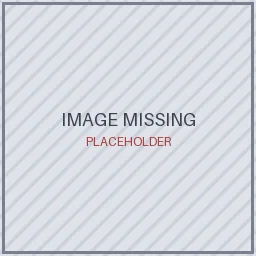
#> input picture assets/placeholders/placeholder-generic.webp, 256 x 256 px
$ python -i build-assets.py   (imports and definitions only)
#> lines starting #> are read from the running program, lines starting #| are printed output that depends on the picture; after the words box and inside, x2 and y2 are one past the last pixel; in counts of white or black regions, pixels touching at a corner belong together
#> further down, picture is the input picture: PIL image 256x256 RGB; mean R, G, B 211.7, 215.7, 222.6
"""build-assets.py - builds the game's runtime art in assets/ from the parent Superfans folder.

Re-runnable. Reads (never writes) ../images, ../Rulebook/assets, ../AI-Art, ../TTS, ../Sell Sheet and, via
psd_tools, three PSDs in ../pieces (Game Board v11, standees v1, Icons v1) plus Website Logo v1.
Writes web-sized WebP files (each <= 200 KB) and assets/manifest.json and assets/STILL-NEEDED.md.

Usage (run with -I, from anywhere):
    python -I tools/build-assets.py              # everything
    python -I tools/build-assets.py --skip-psd   # leave PSD-derived files alone (fast); their manifest
                                                 # entries are carried over from the existing manifest

Manifest ids (the UI asks for art by id; nothing else knows a path):
    card-celebrity-<franchise>-<nn>   nn 01=rank C, 02=B, 03=A       card-achievement-<nn>
    card-swag-<green|red|orange>-<nn> (file colour words blue/pink/grey are mapped here)
    card-club-<nn>  card-pass  card-aid-<actions|gifts|parade>
    back-celebrity-<a|b|c>  back-achievement  back-swag-<colour>  back-club  back-pass  back-aid
    board-full  hall-<slug>  icon-*  token-*  marker-*  portrait-celebrity-*  logo-*  cover-*  scene-*  ui-*
    placeholder-*  (labelled stand-ins for art that does not exist yet; see STILL-NEEDED.md)
"""
import io
import json
import re
import sys
from datetime import date
from pathlib import Path

import numpy as np
from scipy import ndimage as ndi
from PIL import Image, ImageDraw, ImageFilter, ImageFont

REPO = Path(__file__).resolve().parent.parent
PARENT = REPO.parent
ASSETS = REPO / "assets"
MAX_BYTES = 200_000
TARGET_BYTES = 192_000          # aim a little under the hard cap
SKIP_PSD = "--skip-psd" in sys.argv

GAME_BOARD_PSD = "pieces/Game Board v11.psd"
STANDEES_PSD = "pieces/standees v1.psd"
ICONS_PSD = "pieces/Icons v1.psd"
LOGO_PSD = "pieces/Website Logo v1.psd"

entries = []          # manifest rows
still_needed = []     # rows for STILL-NEEDED.md
carried_psd = []      # PSD-derived rows carried over when --skip-psd


# ---------------------------------------------------------------- helpers
def rel(p):
    return str(Path(p).as_posix())


# [46 lines left out: functions open_src, encode, fit_webp, add, not called in this run]


def trim_alpha(img, pad=0):
    img = img.convert("RGBA")
    bb = img.getchannel("A").point(lambda a: 255 if a > 8 else 0).getbbox()
    if bb:
        img = img.crop((max(0, bb[0] - pad), max(0, bb[1] - pad), min(img.width, bb[2] + pad), min(img.height, bb[3] + pad)))
    return img


# [100 lines left out: functions tint, hue_shift_red, retouch_coffee, placeholder_image, add_placeholder, not called in this run]


# ---------------------------------------------------------------- card data
# [1 line that did not run here, left out]
BIG, SMALL = (500, 750), (360, 544)


# [127 lines left out: functions build_cards, build_board_and_misc, build_player_colours_and_tints, build_ai_art, not called in this run]


# ---------------------------------------------------------------- PSD extraction
HALLS = [  # PSD layer name -> (slug, row, col, PSD board label if it is known)
    ("clay_artists_alley", "artists-alley", 1, 1, "Artist's Alley"),
    ("clay_main_stage", "main-stage", 1, 2, "Main Stage"),
    ("clay_cosplay_corner", "cosplay-corner", 1, 3, "Cosplay Corner"),
    ("clay_autograph_hall", "autograph-hall", 2, 1, "Autographs"),
    ("clay_main_hall", "main-hall", 2, 2, "Main Hall"),
    ("clay_vendor_hall", "vendor-hall", 2, 3, "Vendor Hall"),
    ("clay_photo_op", "photo-op", 3, 1, "Photo Ops"),
    ("clay_registration", "registration", 3, 2, "Ticket Hall (bottom-middle; the Entrance row)"),
    ("clay_food", "food-trucks", 3, 3, "Food Trucks"),
]


# [47 lines left out: functions find_layers, build_psd_board, build_psd_standees, not called in this run]


ICON_LAYERS = {   # (index in Icons v1 top level, expected name) -> (id, file, max_side, shows, used)
    (0, "star"): ("icon-star", "icons/star.webp", 256, "Gold clay star (Prime Position / star marker)", "queue slot 1, scoring"),
    (1, "tick"): ("icon-tick", "icons/tick.webp", 192, "Green clay tick", "confirm, achievement met"),
    (5, "clipboard"): ("icon-security", "icons/security.webp", 192, "Clay clipboard (Security volunteer space)", "hall volunteer spaces"),
    (6, "camera"): ("icon-photographer", "icons/photographer.webp", 192, "Blue clay camera (Photographer volunteer space)", "hall volunteer spaces, selfie moment"),
    (7, "trophy"): ("icon-trophy", "icons/trophy.webp", 192, "Gold clay trophy (Achievements)", "achievement deck, scoring"),
    (9, "vp"): ("icon-vp", "icons/vp.webp", 192, "Green clay laurel wreath (victory points)", "score displays"),
    (10, "velvet_rope"): ("icon-usher", "icons/usher.webp", 192, "Clay velvet rope stanchions (Usher volunteer space)", "hall volunteer spaces, queue ropes"),
    (11, "gift"): ("icon-gift", "icons/gift.webp", 192, "Blue clay gift box", "swag gifts"),
    (12, "ticket_regular"): ("icon-badge-noob", "icons/badge-noob.webp", 192, "Grey clay ADMIT ONE ticket (N00b badge)", "Crew badge"),
    (13, "ticket_vip"): ("icon-badge-vip", "icons/badge-vip.webp", 192, "Gold clay VIP ticket (VIP badge)", "Crew badge"),
    (14, "ticket_aaa"): ("icon-badge-aaa", "icons/badge-aaa.webp", 192, "Red clay AAA ticket (AAA badge)", "Crew badge"),
    (15, "footprints"): ("icon-footprints", "icons/footprints.webp", 192, "Clay footprints (movement)", "move action"),
    (17, "rest"): ("icon-rest", "icons/rest.webp", 192, "Clay figure asleep on a bench with Zzz (Pass / Relaxation Station)", "pass action"),
    (26, "action_move"): ("icon-move-arrows", "icons/move-arrows.webp", 192, "Four clay arrows around a block", "move action"),
    (28, "cross"): ("icon-cross", "icons/cross.webp", 192, "Red clay cross (denied / full)", "blocked actions"),
    (29, "coffee_lid"): ("icon-coffee-lid", "icons/coffee-lid.webp", 192, "White clay coffee-cup lid, top-down (clean, no lettering)", "alternative coffee glyph"),
    (33, "insider"): ("icon-volunteer", "icons/volunteer.webp", 192, "Grey clay STAFF T-shirt (Volunteer)", "volunteer action, volunteer pieces"),
    (35, "swag"): ("icon-swag-green", "icons/swag-green.webp", 192, "Boxed collectible with a green-blue Blobby figure ('COLLECTIBLE')", "green Swag"),
    (36, "swag_pink"): ("icon-swag-red", "icons/swag-red.webp", 192, "Boxed collectible with a pink/red Blobby figure", "red Swag"),
    (37, "swag_orange"): ("icon-swag-orange", "icons/swag-orange.webp", 192, "Boxed collectible with an orange Blobby figure", "orange Swag"),
    (53, "selfie_movie"): ("icon-selfie-green", "icons/selfie-green.webp", 192, "Green clay polaroid with thumbs-up (green Selfie)", "selfie tokens, exchange"),
    (54, "selfie_tv"): ("icon-selfie-red", "icons/selfie-red.webp", 192, "Pink/red clay polaroid with heart (red Selfie)", "selfie tokens, exchange"),
    (55, "selfie_comic"): ("icon-selfie-orange", "icons/selfie-orange.webp", 192, "Orange clay polaroid with star (orange Selfie)", "selfie tokens, exchange"),
}


# [42 lines left out: functions build_psd_icons, build_psd_logo, not called in this run]


# ---------------------------------------------------------------- generated art (T6): cut out of plain-white-background Gemini renders
def cutout(img, lum_min=212, sat_max=28):
    """Remove a plain white studio background: flood from the border over near-white, low-saturation pixels,
    keep the biggest remaining blob, fill holes, erode 1 px and feather. lum_min/sat_max tune what counts as
    background (saturated clay objects use sat_max 60 and lum_min 120 so the grey floor shadow goes too)."""
#> called with lum_min = 212, sat_max = 28
    rgb = np.asarray(img.convert("RGB")).astype(np.int16)
    lum, sat = rgb.mean(axis=2), rgb.max(axis=2) - rgb.min(axis=2)
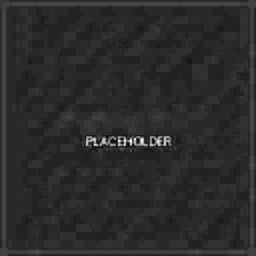
#> sat: shape (256, 256) int16; min 0, max 67, mean 11.5; drawn with min black and max white
    lab, _ = ndi.label((lum >= lum_min) & (sat <= sat_max))
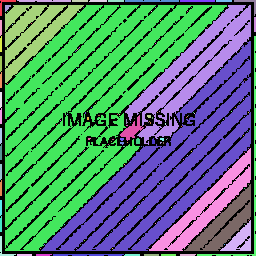
#> lab: shape (256, 256) int32; 216 distinct labels, from 0 to 215; one colour per label, 0 black
    border = set(np.unique(np.concatenate([lab[0], lab[-1], lab[:, 0], lab[:, -1]]))) - {0}
#> border = 31 items
    fg = ndi.binary_opening(~np.isin(lab, list(border)), iterations=2)
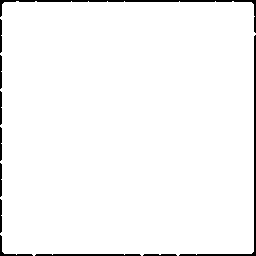
#> fg: shape (256, 256) bool; 97% white; 11 black regions, largest, box (x1, y1, x2, y2) and area: (0, 0, 256, 33) 594, (179, 35, 256, 256) 592, (35, 254, 141, 256) 208
    lab2, n2 = ndi.label(fg)
#> n2 = 1
    if n2 > 1:
        fg = lab2 == 1 + int(np.argmax(ndi.sum(fg, lab2, range(1, n2 + 1))))
    fg = ndi.binary_erosion(ndi.binary_fill_holes(fg), iterations=1)
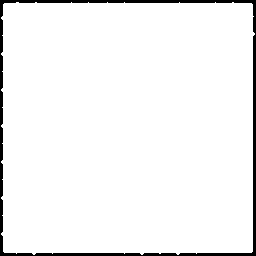
#> fg: shape (256, 256) bool; 95.5% white; 1 black region, box (x1, y1, x2, y2) and area: (0, 0, 256, 256) 2948
    alpha = Image.fromarray((fg * 255).astype(np.uint8)).filter(ImageFilter.GaussianBlur(1.2))
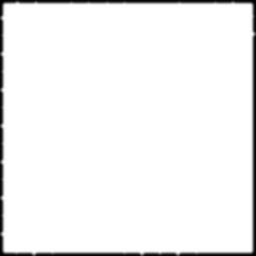
#> alpha: PIL image 256x256 L; min 0, max 255, mean 243.5
    out = img.convert("RGBA")
    out.putalpha(alpha)
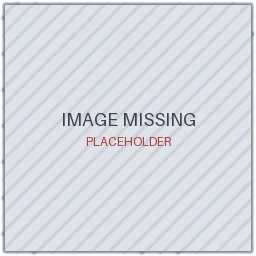
#> out: PIL image 256x256 RGBA; mean R, G, B, A 211.7, 215.7, 222.6, 243.5; transparent parts drawn white
    return trim_alpha(out, pad=2)
#> in trim_alpha, `bb = img.getchannel("A").point(lambda a: 255 if a > 8 else 0).getbbox()`: bb = (0, 0, 256, 256)


GENERATED = [  # id, AI-Art file, output file, max side, cutout args, shows, used in, notes
    ("figure-celebrity-neutral", "AI-Art/celebrity-standee-neutral-v1.png", "figures/celebrity-neutral.webp", 720, (212, 28),
     "Transparent cut-out clay celebrity guest (waving, grey blazer, lanyard) walking on a neutral light-grey round base",
     "celebrity token walking the hall route; one neutral figure for all three celebrity colours",
     "ONE neutral figure for every celebrity colour (colours are not yet ruled). The base is neutral grey, so a colour can be shown "
     "by a CSS ring/glow, a coloured disc behind it, or a mix-blend tint; the figure itself is the same for every celebrity. Aspect 0.47."),
    ("marker-first-player", "AI-Art/first-player-marker-v1.png", "markers/first-player.webp", 360, (120, 60),
     "Transparent cut-out gold clay Crew meeple with a red sash and a little crown", "First Player marker beside the player panel / Entrance", None),
    ("overlay-vip-hat", "AI-Art/vip-hat-overlay-v1.png", "overlays/vip-hat.webp", 256, (120, 60),
     "Transparent cut-out gold clay top hat with a dark red band, front view",
     "VIP Crew rendering: sit on a Crew piece's head (scale to about 60% of the piece width)", None),
    ("overlay-aaa-box", "AI-Art/aaa-podium-overlay-v1.png", "overlays/aaa-box.webp", 256, (120, 60),
     "Transparent cut-out red clay winner's block with a gold star on the front, three-quarter view",
     "AAA Crew rendering: place the Crew piece on top (scale to the piece width)", None),
]


# [83 lines left out: functions build_generated, build_placeholders, write_manifest, write_still_needed, main, not called in this run]


# [2 lines not run here, left out]

>>> from PIL import Image
>>> picture = Image.open('../assets/placeholders/placeholder-generic.webp')
>>> result = cutout(picture)
